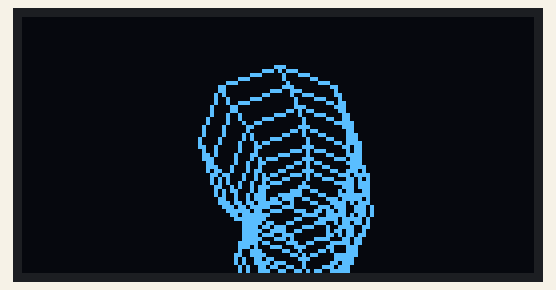
Bench run of a sketch on a simulated Arduino Uno, built with avr-gcc and run on an emulated ATmega328P. On the bench: 128×64 one-colour display.

Above: at 0.15 s.
At 5.07 s:
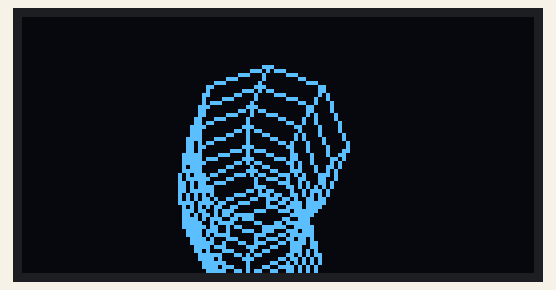
At 9.97 s:
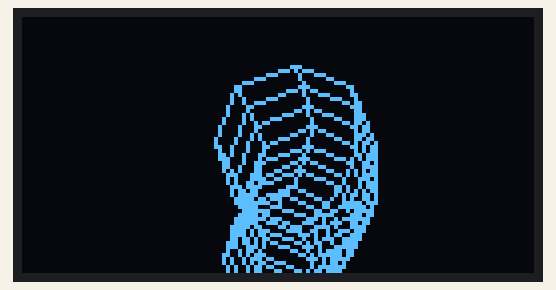
At 19.92 s:
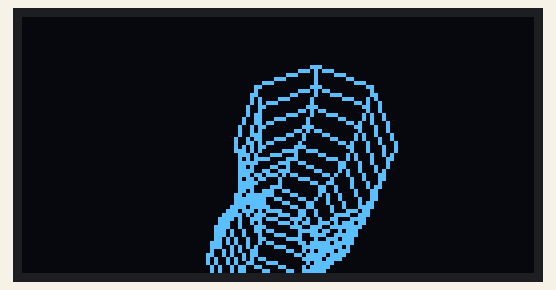
At 29.88 s:
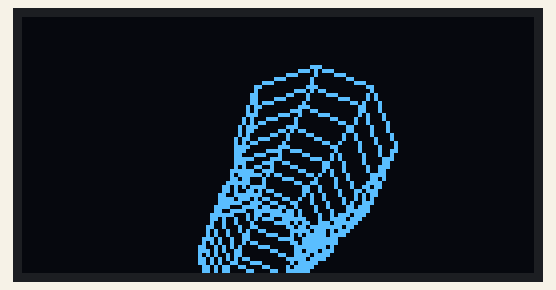
At 39.83 s:
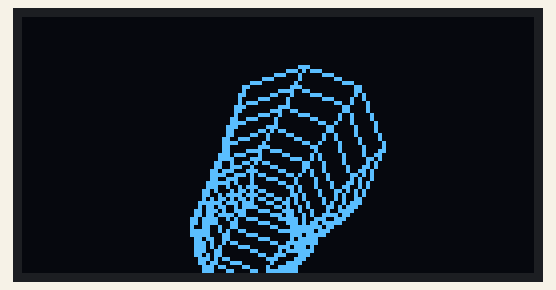

The sketch:

pipe_fly.ino
```cpp
#define RES 8
#define DC 7
#define CS 6

#define OLED_SPI_SPEED 8000000ul
#include <GyverOLED.h>
#include <math.h>

GyverOLED<SSD1306_128x64> oled;

float angle = 0.0;
float speed = 0.1;
int segments = 8;
float depthStep = 5.0;
float perspective = 80.0;

void setup() {
  oled.init();
  Wire.setClock(800000L);
}

void loop() {
  oled.clear();
  int centerX = 64;
  int centerY = 32;

  for (int i = 0; i < 10; i++) {
    float scale = 1.0 / (1.0 + (i * depthStep) / perspective);
    float radius = 20.0 * scale;
    float xOffset = sin(angle + i * 0.3) * 10 * scale;
    int xCenter = centerX + xOffset;
    int yCenter = centerY + i * depthStep * scale;

    int prevX = xCenter + radius * cos(0);
    int prevY = yCenter + radius * sin(0);

    for (int j = 1; j <= segments; j++) {
      float theta = (j * 2 * PI) / segments;
      int x = xCenter + radius * cos(theta);
      int y = yCenter + radius * sin(theta);
      oled.line(prevX, prevY, x, y);
      prevX = x;
      prevY = y;
    }

    if (i > 0) {
      int prevCenterX = centerX + sin(angle + (i - 1) * 0.3) * 10 * (1.0 / (1.0 + ((i - 1) * depthStep) / perspective));
      int prevCenterY = centerY + (i - 1) * depthStep * (1.0 / (1.0 + ((i - 1) * depthStep) / perspective));
      float prevRadius = 20.0 * (1.0 / (1.0 + ((i - 1) * depthStep) / perspective));
      for (int j = 0; j < segments; j++) {
        float theta1 = (j * 2 * PI) / segments;
        float theta2 = ((j + 1) * 2 * PI) / segments;
        int x1 = prevCenterX + prevRadius * cos(theta1);
        int y1 = prevCenterY + prevRadius * sin(theta1);
        int x2 = xCenter + radius * cos(theta1);
        int y2 = yCenter + radius * sin(theta1);
        oled.line(x1, y1, x2, y2);
      }
    }
  }

  oled.update();
  angle += speed;
  delay(50);
}
```
